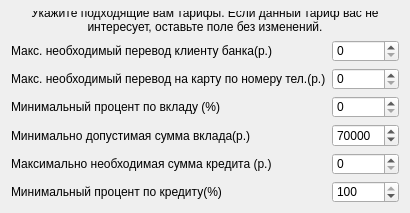
            <widget class="QWidget" name="scrollAreaWidgetContents_2">
             <property name="geometry">
              <rect>
               <x>0</x>
               <y>0</y>
               <width>385</width>
               <height>213</height>
              </rect>
             </property>
             <layout class="QGridLayout" name="gridLayout">
              <item row="11" column="0">
               <widget class="QLabel" name="label_2">
                <property name="text">
                 <string>Минимальный процент по кредиту(%)</string>
                </property>
               </widget>
              </item>
              <item row="2" column="1">
               <widget class="QSpinBox" name="transferNumber_fiz_SpinBox">
                <property name="maximum">
                 <number>10000000</number>
                </property>
               </widget>
              </item>
              <item row="11" column="1">
               <widget class="QSpinBox" name="percentCredit_fiz_SpinBox">
                <property name="maximum">
                 <number>100</number>
                </property>
                <property name="value">
                 <number>100</number>
                </property>
               </widget>
              </item>
              <item row="9" column="0">
               <widget class="QLabel" name="label_3">
                <property name="text">
                 <string>Максимально необходимая сумма кредита (р.)</string>
                </property>
               </widget>
              </item>
              <item row="7" column="1">
               <widget class="QSpinBox" name="depositSum_fiz_SpinBox">
                <property name="maximum">
                 <number>10000000</number>
                </property>
                <property name="value">
                 <number>70000</number>
                </property>
               </widget>
              </item>
              <item row="2" column="0">
               <widget class="QLabel" name="label_9">
                <property name="text">
                 <string>Макс. необходимый перевод на карту по номеру тел.(р.)</string>
                </property>
               </widget>
              </item>
              <item row="3" column="1">
               <widget class="QSpinBox" name="persentDepozit_fiz_SpinBox">
                <property name="maximum">
                 <number>100</number>
                </property>
               </widget>
              </item>
              <item row="9" column="1">
               <widget class="QSpinBox" name="creditSum_fiz_SpinBox">
                <property name="maximum">
                 <number>10000000</number>
                </property>
               </widget>
              </item>
              <item row="1" column="0">
               <widget class="QLabel" name="label_4">
                <property name="text">
                 <string>Макс. необходимый перевод клиенту банка(р.)</string>
                </property>
               </widget>
              </item>
              <item row="3" column="0">
               <widget class="QLabel" name="label_8">
                <property name="text">
                 <string>Минимальный процент по вкладу (%)</string>
                </property>
               </widget>
              </item>
              <item row="0" column="0" colspan="2">
               <widget class="QLabel" name="label_7">
                <property name="text">
                 <string>Укажите подходящие вам тарифы. Если данный тариф вас не интересует, оставьте поле без изменений.</string>
                </property>
                <property name="textFormat">
                 <enum>Qt::AutoText</enum>
                </property>
                <property name="alignment">
                 <set>Qt::AlignBottom|Qt::AlignHCenter</set>
                </property>
                <property name="wordWrap">
                 <bool>true</bool>
                </property>
               </widget>
              </item>
              <item row="1" column="1">
               <widget class="QSpinBox" name="transferToClient_fiz_SpinBox">
                <property name="maximum">
                 <number>10000000</number>
                </property>
               </widget>
              </item>
              <item row="7" column="0">
               <widget class="QLabel" name="label_6">
                <property name="text">
                 <string>Минимально допустимая сумма вклада(р.)</string>
                </property>
               </widget>
              </item>
             </layout>
            </widget>
